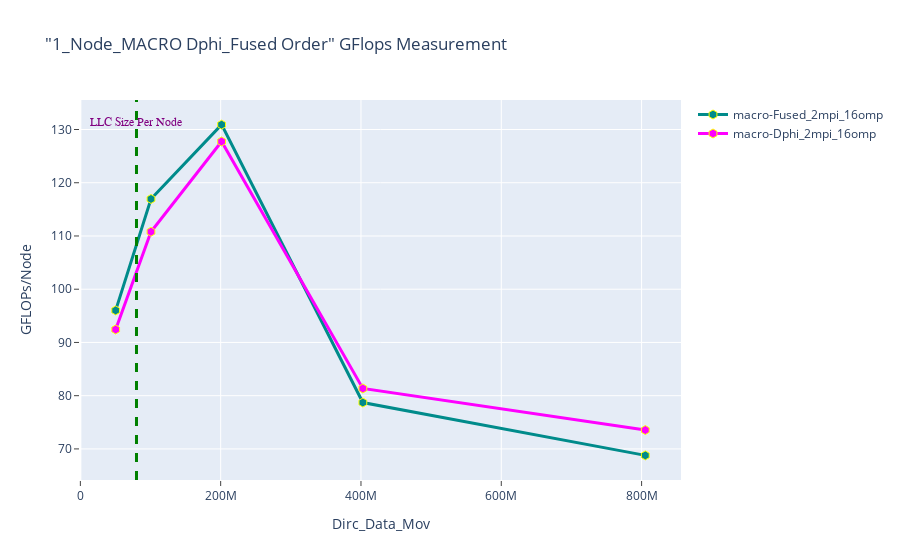

Source (notebook cell):
### Markdown cell above
## FLOPs Macro Dphi_Fused

### Code cell
fig = go.Figure() 
fig.add_trace(go.Scatter(x=(df_n1_macro_Dphi_Fused.Dirc_Data_Mov*(df_n1_macro_Dphi_Fused.MPI_SIZE)), 
                         y=(df_n1_macro_Dphi_Fused.Fused_GFLOPS*(df_n1_macro_Dphi_Fused.MPI_SIZE)), 
                         mode='lines+markers', 
                         name='macro-Fused_2mpi_16omp',
                         line=dict(color='darkcyan',width=3),
                         marker=dict(symbol='hexagon',size=9, line=dict(color='yellow',width=1))))
fig.add_trace(go.Scatter(x=(df_n1_macro_Dphi_Fused.Dirc_Data_Mov*(df_n1_macro_Dphi_Fused.MPI_SIZE)), 
                         y=(df_n1_macro_Dphi_Fused.Dphi_GFLOPS*(df_n1_macro_Dphi_Fused.MPI_SIZE)), 
                         mode='lines+markers', 
                         name='macro-Dphi_2mpi_16omp',
                         line=dict(color='magenta',width=3),
                         marker=dict(symbol='hexagon',size=9, line=dict(color='yellow',width=1))))


# Adding a vertical line
fig.add_vline(x=80e6, line_width=3, line_dash="dash", line_color="green")
# fig.add_hline(y=140, line_width=3, line_dash="dash", line_color="red")

# Add annotation
fig.add_annotation(
    x='80e6'
    , y=130
    , text=f'LLC Size Per Node'
    , yanchor='bottom'
    , showarrow=False
    , arrowhead=1
    , arrowsize=1
    , arrowwidth=2
    , arrowcolor="#636363"
    , ax=-20
    , ay=-30
    , font=dict(size=12, color="purple", family="Sans Serif")
    , align="left"
    ,)

fig.update_layout(title='"1_Node_MACRO Dphi_Fused Order" GFlops Measurement',
                  xaxis_title='Dirc_Data_Mov', yaxis_title='GFLOPs/Node', 
                  xaxis=dict(ticks="outside"),  
                  yaxis=dict(ticks="outside"))

### Figure 1 — Plotly figure (JSON) as saved in the notebook; plotly's stock layout.template omitted (floating-point values rounded to 4 significant figures)
{"data": [{"line": {"color": "darkcyan", "width": 3}, "marker": {"line": {"color": "yellow", "width": 1}, "size": 9, "symbol": "hexagon"}, "mode": "lines+markers", "name": "macro-Fused_2mpi_16omp", "type": "scatter", "x": [50331648, 100663296, 201326592, 402653184, 805306368], "y": [96.02, 117.0, 130.9, 78.71, 68.79]}, {"line": {"color": "magenta", "width": 3}, "marker": {"line": {"color": "yellow", "width": 1}, "size": 9, "symbol": "hexagon"}, "mode": "lines+markers", "name": "macro-Dphi_2mpi_16omp", "type": "scatter", "x": [50331648, 100663296, 201326592, 402653184, 805306368], "y": [92.44, 110.8, 127.7, 81.36, 73.54]}], "layout": {"annotations": [{"align": "left", "arrowcolor": "#636363", "arrowhead": 1, "arrowsize": 1, "arrowwidth": 2, "ax": -20, "ay": -30, "font": {"color": "purple", "family": "Sans Serif", "size": 12}, "showarrow": false, "text": "LLC Size Per Node", "x": "80e6", "y": 130, "yanchor": "bottom"}], "shapes": [{"line": {"color": "green", "dash": "dash", "width": 3}, "type": "line", "x0": 80000000, "x1": 80000000, "xref": "x", "y0": 0, "y1": 1, "yref": "y domain"}], "title": {"text": "\"1_Node_MACRO Dphi_Fused Order\" GFlops Measurement"}, "xaxis": {"ticks": "outside", "title": {"text": "Dirc_Data_Mov"}}, "yaxis": {"ticks": "outside", "title": {"text": "GFLOPs/Node"}}}}
